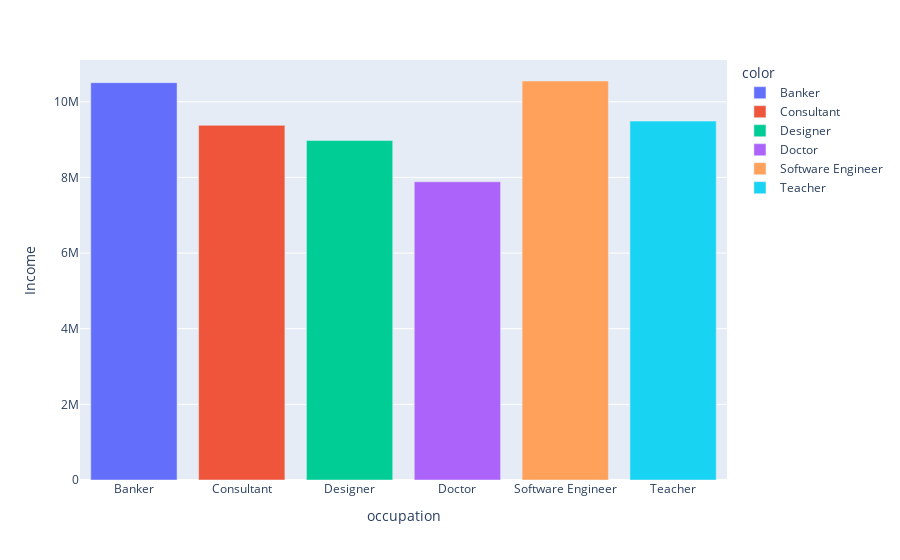

The notebook cell this image was saved under:
### Code cell
px.bar(x=salary.index , y=salary.values , color = salary.index , labels={"x":"occupation" ,"y":"Income"})

### Figure 1 — Plotly figure (JSON) as saved in the notebook; plotly's stock layout.template omitted (floating-point values rounded to 4 significant figures)
{"data": [{"alignmentgroup": "True", "hovertemplate": "color=Banker<br>occupation=%{x}<br>Income=%{y}<extra></extra>", "legendgroup": "Banker", "marker": {"color": "#636efa", "pattern": {"shape": ""}}, "name": "Banker", "offsetgroup": "Banker", "orientation": "v", "showlegend": true, "textposition": "auto", "type": "bar", "x": ["Banker"], "xaxis": "x", "y": [10506403], "yaxis": "y"}, {"alignmentgroup": "True", "hovertemplate": "color=Consultant<br>occupation=%{x}<br>Income=%{y}<extra></extra>", "legendgroup": "Consultant", "marker": {"color": "#EF553B", "pattern": {"shape": ""}}, "name": "Consultant", "offsetgroup": "Consultant", "orientation": "v", "showlegend": true, "textposition": "auto", "type": "bar", "x": ["Consultant"], "xaxis": "x", "y": [9377264], "yaxis": "y"}, {"alignmentgroup": "True", "hovertemplate": "color=Designer<br>occupation=%{x}<br>Income=%{y}<extra></extra>", "legendgroup": "Designer", "marker": {"color": "#00cc96", "pattern": {"shape": ""}}, "name": "Designer", "offsetgroup": "Designer", "orientation": "v", "showlegend": true, "textposition": "auto", "type": "bar", "x": ["Designer"], "xaxis": "x", "y": [8975988], "yaxis": "y"}, {"alignmentgroup": "True", "hovertemplate": "color=Doctor<br>occupation=%{x}<br>Income=%{y}<extra></extra>", "legendgroup": "Doctor", "marker": {"color": "#ab63fa", "pattern": {"shape": ""}}, "name": "Doctor", "offsetgroup": "Doctor", "orientation": "v", "showlegend": true, "textposition": "auto", "type": "bar", "x": ["Doctor"], "xaxis": "x", "y": [7885953], "yaxis": "y"}, {"alignmentgroup": "True", "hovertemplate": "color=Software Engineer<br>occupation=%{x}<br>Income=%{y}<extra></extra>", "legendgroup": "Software Engineer", "marker": {"color": "#FFA15A", "pattern": {"shape": ""}}, "name": "Software Engineer", "offsetgroup": "Software Engineer", "orientation": "v", "showlegend": true, "textposition": "auto", "type": "bar", "x": ["Software Engineer"], "xaxis": "x", "y": [10549693], "yaxis": "y"}, {"alignmentgroup": "True", "hovertemplate": "color=Teacher<br>occupation=%{x}<br>Income=%{y}<extra></extra>", "legendgroup": "Teacher", "marker": {"color": "#19d3f3", "pattern": {"shape": ""}}, "name": "Teacher", "offsetgroup": "Teacher", "orientation": "v", "showlegend": true, "textposition": "auto", "type": "bar", "x": ["Teacher"], "xaxis": "x", "y": [9489152], "yaxis": "y"}], "layout": {"autosize": true, "barmode": "relative", "legend": {"title": {"text": "color"}, "tracegroupgap": 0}, "margin": {"t": 60}, "xaxis": {"anchor": "y", "autorange": true, "domain": [0, 1], "range": [-0.5, 5.5], "title": {"text": "occupation"}, "type": "category"}, "yaxis": {"anchor": "x", "autorange": true, "domain": [0, 1], "range": [0, 11104940], "title": {"text": "Income"}, "type": "linear"}}}
